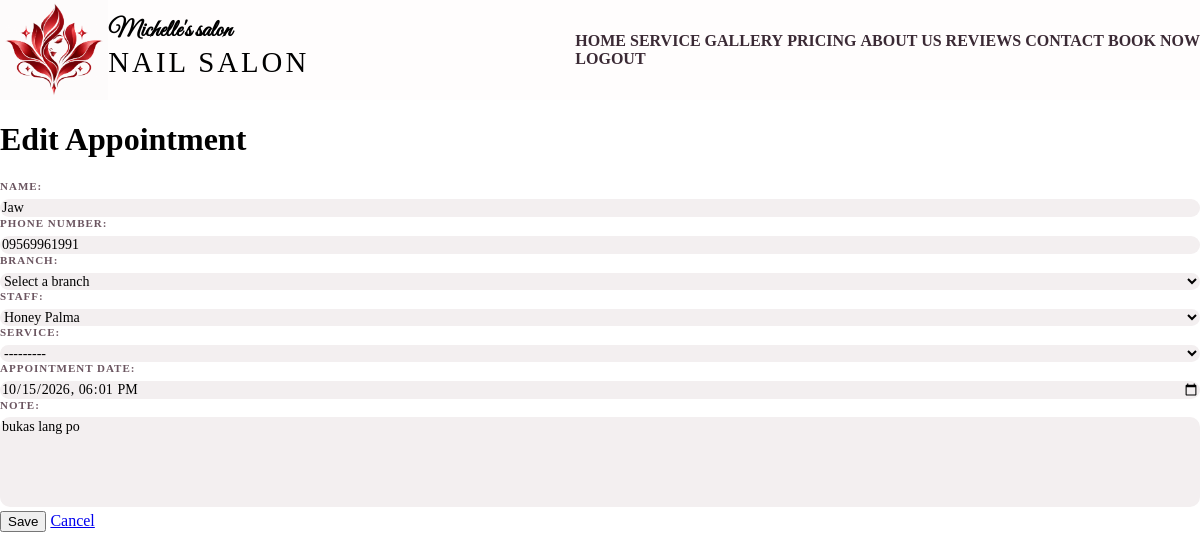
Screenshot of /appointments/1/edit/ (signed in) with the database file from the repository.
### apiprojects/models.py (models this page shows, shortened)
class Appointment(models.Model):
    user = models.ForeignKey(
         settings.AUTH_USER_MODEL, on_delete=models.CASCADE,
         related_name="appointments", null=True, blank=True
    )
    STATUS_CHOICES = [
         ("pending", "Pending"),
         ("completed", "Completed"),
         ("confirmed", "Confirmed"),
         ("cancelled", "Cancelled"),
         ("no_show", "No_show"),
    ]
    name = models.CharField(max_length=100)
    staff = models.ForeignKey(
        Staff, on_delete=models.PROTECT, related_name="appointments"
    )
    service = models.ForeignKey(Service, on_delete=models.PROTECT, null=True)
    branch = models.ForeignKey(Branch, on_delete=models.PROTECT, null=True, blank=True, related_name="appointments")
    status = models.CharField(max_length=10, choices=STATUS_CHOICES, default="pending")
    created_at = models.DateTimeField(auto_now_add=True)
    appointment_date = models.DateTimeField()
    phone_number = models.CharField(
            max_length=11,
            validators=[phone_validator],
            null=True, blank=True,
        )
    note = models.TextField(blank=True)
    class Meta:
        ordering = ["appointment_date"]
        constraints = [
             models.UniqueConstraint(
                  fields=["user"],
                  condition = models.Q(status__in=["pending", 'confirmed']),
                  name="one_active_appointment_per_user",
             )
        ]

### apiprojects/views.py (the view)
# urls.py: path("appointments/<int:pk>/edit/", views.appointment_update, name="appointment_update"),
@login_required
def appointment_update(request, pk):
    appointment = get_object_or_404(Appointment, pk=pk)
    if request.method == "POST":
        form = AppointmentForm(request.POST, instance=appointment)
        if form.is_valid():
            form.save()
            messages.success(request, "Your appointment has been updated.")
            return redirect("appointment_detail", pk=appointment.pk)
    else:
        form = AppointmentForm(instance=appointment)
    return render(request, "appointments/form.html", {"form": form, "title": "Edit Appointment"})

### apiprojects/models.py (called while the page is built)
    def __str__(self):
        return self.name

    def __str__(self):
        return f"{self.service_name} - ₱{self.price}"

    def __str__(self):
        return self.name

### apiprojects/templates/appointments/form.html (shortened to what this page needs)
{% extends "appointments/urltemplate.html" %}
{% block content %}
  <h1>{{ title }}</h1>
  <form method="post" class="card">
    {% for field in form %}
      <div class="field">
        {{ field.label_tag }}
        {{ field }}
      </div>
    {% endfor %}
    <button type="submit" class="btn">Save</button>
    <a class="btn secondary" href="{% url 'appointment_list' %}">Cancel</a>
  </form>
{% endblock %}

### apiprojects/static/appointments/css/style.css (style rules this page uses)
html { scroll-behavior: smooth; }
body { margin: 0; background: rgb(255, 255, 255); }
.field label { display: block; font-size: 11px; font-weight: 700; letter-spacing: 1px; text-transform: uppercase; color: #6b5560; margin-bottom: 6px; }
.field input, .field select, .field textarea { width: 100%; font-size: 14px; border: none; box-sizing: border-box; font-family: inherit; background: #f3eff0; border-radius: 10px; }
.field textarea { resize: none; min-height: 90px; }

### rows the page displays
Appointment: form "Jaw" "09569961991" "Select a branch" "Honey Palma" "---------" "10/15/2026 18:01" "bukas lang po"

### other values shown
{{ title }} "Edit Appointment"
{{ field.label_tag }} "NAME:" "PHONE NUMBER:" "BRANCH:" "STAFF:" "SERVICE:" "APPOINTMENT DATE:" "NOTE:"
